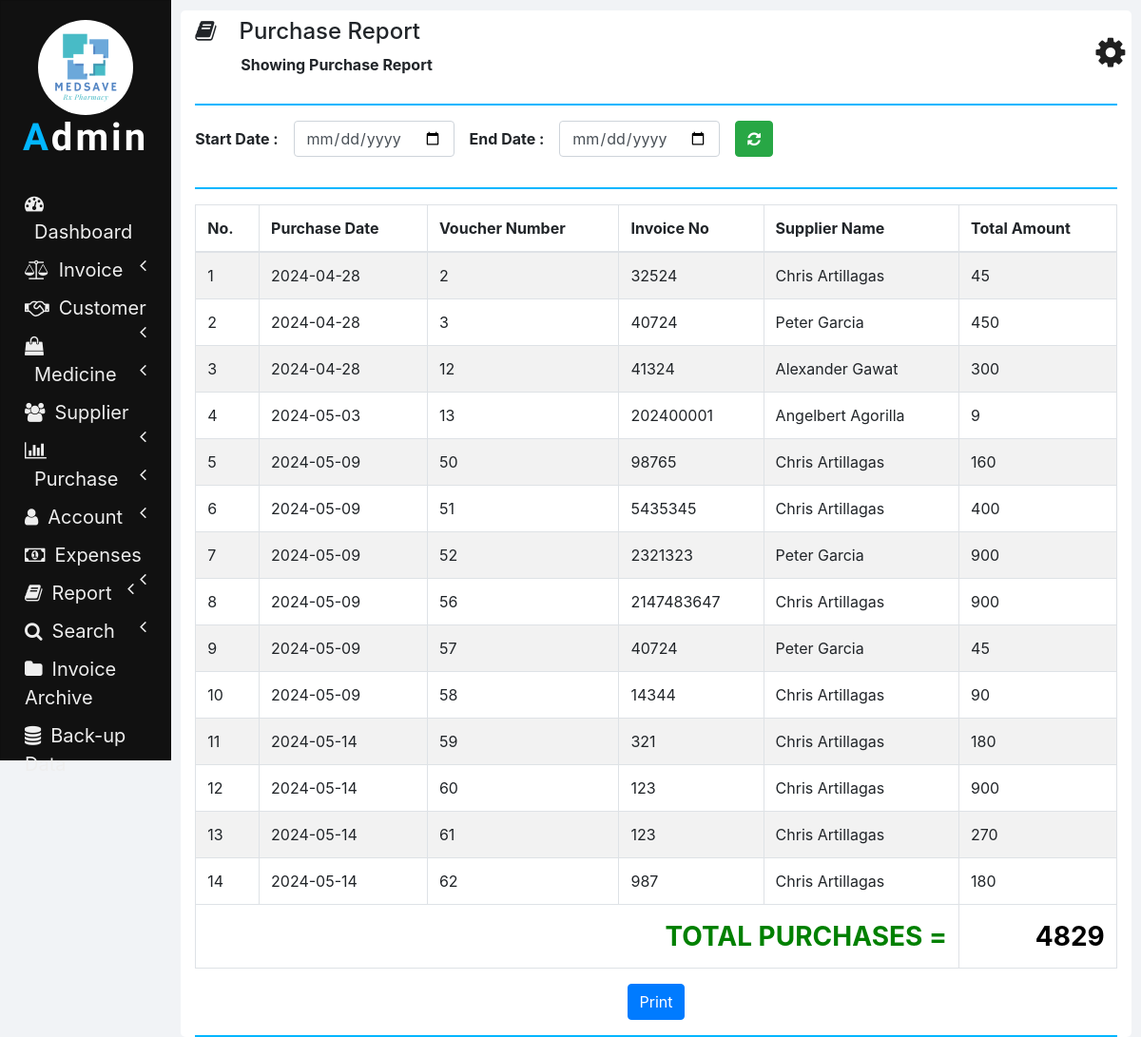
/purchase_report.php, run on the app's committed database.
### tables this page shows
CREATE TABLE `purchases` (
  `SUPPLIER_NAME` varchar(100) NOT NULL,
  `INVOICE_NUMBER` int(11) NOT NULL,
  `VOUCHER_NUMBER` int(11) NOT NULL,
  `PURCHASE_DATE` varchar(10) NOT NULL,
  `TOTAL_AMOUNT` double NOT NULL,
  `PAYMENT_STATUS` varchar(20) NOT NULL
);

### php/report.php (the view, shortened to what this page needs)
<?php
function showPurchases($start_date, $end_date) {
  ?>
  <thead>
    <tr>
      <th>No.</th>
      <th>Purchase Date</th>
      <th>Voucher Number</th>
      <th>Invoice No</th>
      <th>Supplier Name</th>
      <th>Total Amount</th>
    </tr>
  </thead>
  <tbody>
  <?php
  require "db_connection.php";
  if($con) {
    $seq_no = 0;
    $total = 0;
    if($start_date == "" || $end_date == "")
      $query = "SELECT * FROM purchases";
    else
      $query = "SELECT * FROM purchases WHERE PURCHASE_DATE BETWEEN '$start_date' AND '$end_date'";
    $result = mysqli_query($con, $query);
    while($row = mysqli_fetch_array($result)) {
      $seq_no++;
      showPurchaseRow($seq_no, $row);
      $total = $total + $row['TOTAL_AMOUNT'];
    }
    ?>
    </tbody>
    <tfoot class="font-weight-bold">
      <tr style="text-align: right; font-size: 28px;">
        <td colspan="5" style="color: green;">&nbsp;TOTAL PURCHASES =</td>
        <td style="color: black;"><?php echo $total; ?></td>
      </tr>
    </tfoot>
    <?php
  }
}
function showPurchaseRow($seq_no, $row) {
  ?>
  <tr>
    <td><?php echo $seq_no; ?></td>
    <td><?php echo $row['PURCHASE_DATE']; ?></td>
    <td><?php echo $row['VOUCHER_NUMBER']; ?></td>
    <td><?php echo $row['INVOICE_NUMBER']; ?></td>
    <td><?php echo $row['SUPPLIER_NAME'] ?></td>
    <td><?php echo $row['TOTAL_AMOUNT']; ?></td>
  </tr>
  <?php
}
  ?>

### purchase_report.php (shortened to what this page needs)
<!DOCTYPE html>
<html lang="en" dir="ltr">
  <head>
    <link rel="stylesheet" href="bootstrap/css/bootstrap.min.css">
    <link rel="stylesheet" href="https://use.fontawesome.com/releases/v5.3.1/css/all.css">
    <link rel="stylesheet" href="https://cdnjs.cloudflare.com/ajax/libs/font-awesome/4.7.0/css/font-awesome.min.css">
    <link rel="stylesheet" href="css/sidenav.css">
    <link rel="stylesheet" href="css/home.css">
  </head>
  <body>
    <div class="container-fluid">
      <div class="container">
        <?php
          require "php/header.php";
          createHeader('book', 'Purchase Report', 'Showing Purchase Report');
        ?>
        <div class="row">
          <div class="col-md-12 form-group form-inline">
            <label class="font-weight-bold" for="">Start Date :&emsp;</label>
            <input type="date" class="form-control" id="start_date" onchange="showReport('purchase');">
            <label class="font-weight-bold" for="">End Date :&emsp;</label>
            <input type="date" class="form-control" id="end_date" onchange="showReport('purchase');">
            <button class="btn btn-success" onclick="location.reload();"><i class="fa fa-refresh"></i></button>
          </div>
          <div class="col col-md-12">
            <hr class="col-md-12" style="padding: 0px; border-top: 2px solid  #02b6ff;">
          </div>
          <div class="col col-md-12 table-responsive">
            <div id="print_content" class="table-responsive">
            	<table class="table table-bordered table-striped table-hover" id="purchase_report_div">
                <?php
                require "php/report.php";
                showPurchases("", "");
                ?>
            	</table>
            </div>
          </div>
          <div class="col-md-12 text-center">
            <button class="btn btn-primary" onclick="printReport('Purchase');">Print</button>
          </div>
        </div>
      </div>
    </div>
  </body>
</html>

### php/header.php
<?php
  function createHeader($icon, $heading, $sub_heading) {
    echo '
    <section class="row content-header">
      <div class="header-title col-md-11">
        <p class="h4 pt-2"><i class="fa fa-'.$icon.'"></i>&emsp;'.$heading.'</p>
        &emsp;&emsp;&emsp;<small class="font-weight-bold h6">'.$sub_heading.'</small>
      </div>
      <div class="col-md-1 user_options">
        <button class="col col-md-1 m-3" onclick="showOptions();">
          <i class="fa fa-gear"></i>
        </button>
        <div id="mark"><i class="fa fa-play fa-rotate-270"></i></div>
        <ul id="options" class="options list-unstyled" style="display: none;">
          <li>
            <a href="my_profile.php"><i class="fa fa-user"></i><span>My Profile</span></a>
          </li>
          <li>
            <a href="change_password.php"><i class="fa fa-edit"></i><span>Change Password</span></a>
          </li>
          <li>
            <a href="index.php"><i class="fa fa-key"></i><span>Logout</span></a>
          </li>
        </ul>
      </div>
    </section>
    <hr style="border-top: 2px solid #02b6ff;">
    ';
  }
?>

### css/sidenav.css (style rules this page uses)
body { background-color: #f1f3f6; }
.sidenav { width: 15%; height: 100vh; background-color: #222222; position: fixed; z-index: 1; flex: 1 0 auto; }
.card { width: 100%; height: 100%; top: 0; border-radius: 0; background-color: #111111; }
.logo .logo-caption { font-family: 'Poiret One', cursive; color: #ffffff; text-align: center; margin-bottom: 25px; font-weight: 800; letter-spacing: 3px; }
.logo .profile { margin-left: 50%; border-radius: 50%; transform: translate(-50%); }
.logo .tweak { color: #02b6ff; font-weight: 800; }
.main-menu-item { padding: 5px 5px; cursor: pointer; }
.main-menu-item > a { color: #eeeeee; text-decoration: none; font-size: 20px; }
.main-menu-item > a > span { margin-left: 10px; }

### css/home.css (style rules this page uses)
html, body { height: 100vh; }
.container-fluid { margin-left: 15%; width: 85%; background: #f1f3f6; padding: 1px 0 0 0; flex: 1 0 auto; }
.container { margin: 0; max-width: 98%; margin: 1%; background-color: #ffffff; border-radius: 5px; }
.user_options button { max-width: 50px; max-height: 50px; font-size: 36px; background-color: #ffffff; color: #202020; border: none; outline: none; }

### data on the page
purchases: seq_no "1", PURCHASE_DATE "2024-04-28", VOUCHER_NUMBER "2", INVOICE_NUMBER "32524", SUPPLIER_NAME "Chris Artillagas", TOTAL_AMOUNT "45"
purchases: seq_no "2", PURCHASE_DATE "2024-04-28", VOUCHER_NUMBER "3", INVOICE_NUMBER "40724", SUPPLIER_NAME "Peter Garcia", TOTAL_AMOUNT "450"
purchases: seq_no "3", PURCHASE_DATE "2024-04-28", VOUCHER_NUMBER "12", INVOICE_NUMBER "41324", SUPPLIER_NAME "Alexander Gawat", TOTAL_AMOUNT "300"
purchases: seq_no "4", PURCHASE_DATE "2024-05-03", VOUCHER_NUMBER "13", INVOICE_NUMBER "202400001", SUPPLIER_NAME "Angelbert Agorilla", TOTAL_AMOUNT "9"
purchases: seq_no "5", PURCHASE_DATE "2024-05-09", VOUCHER_NUMBER "50", INVOICE_NUMBER "98765", SUPPLIER_NAME "Chris Artillagas", TOTAL_AMOUNT "160"
purchases: seq_no "6", PURCHASE_DATE "2024-05-09", VOUCHER_NUMBER "51", INVOICE_NUMBER "5435345", SUPPLIER_NAME "Chris Artillagas", TOTAL_AMOUNT "400"
purchases: seq_no "7", PURCHASE_DATE "2024-05-09", VOUCHER_NUMBER "52", INVOICE_NUMBER "2321323", SUPPLIER_NAME "Peter Garcia", TOTAL_AMOUNT "900"
purchases: seq_no "8", PURCHASE_DATE "2024-05-09", VOUCHER_NUMBER "56", INVOICE_NUMBER "2147483647", SUPPLIER_NAME "Chris Artillagas", TOTAL_AMOUNT "900"
purchases: seq_no "9", PURCHASE_DATE "2024-05-09", VOUCHER_NUMBER "57", INVOICE_NUMBER "40724", SUPPLIER_NAME "Peter Garcia", TOTAL_AMOUNT "45"
purchases: seq_no "10", PURCHASE_DATE "2024-05-09", VOUCHER_NUMBER "58", INVOICE_NUMBER "14344", SUPPLIER_NAME "Chris Artillagas", TOTAL_AMOUNT "90"
purchases: seq_no "11", PURCHASE_DATE "2024-05-14", VOUCHER_NUMBER "59", INVOICE_NUMBER "321", SUPPLIER_NAME "Chris Artillagas", TOTAL_AMOUNT "180"
purchases: seq_no "12", PURCHASE_DATE "2024-05-14", VOUCHER_NUMBER "60", INVOICE_NUMBER "123", SUPPLIER_NAME "Chris Artillagas", TOTAL_AMOUNT "900"
purchases: seq_no "13", PURCHASE_DATE "2024-05-14", VOUCHER_NUMBER "61", INVOICE_NUMBER "123", SUPPLIER_NAME "Chris Artillagas", TOTAL_AMOUNT "270"
purchases: seq_no "14", PURCHASE_DATE "2024-05-14", VOUCHER_NUMBER "62", INVOICE_NUMBER "987", SUPPLIER_NAME "Chris Artillagas", TOTAL_AMOUNT "180"

### other printed values
$heading "Purchase Report"
$sub_heading "Showing Purchase Report"
$total "4829"
